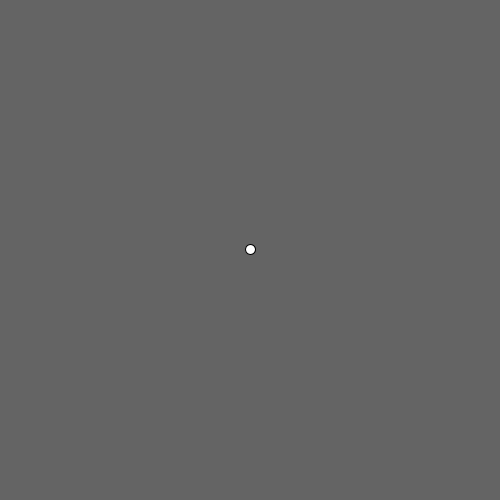
Frame 1 (no input)
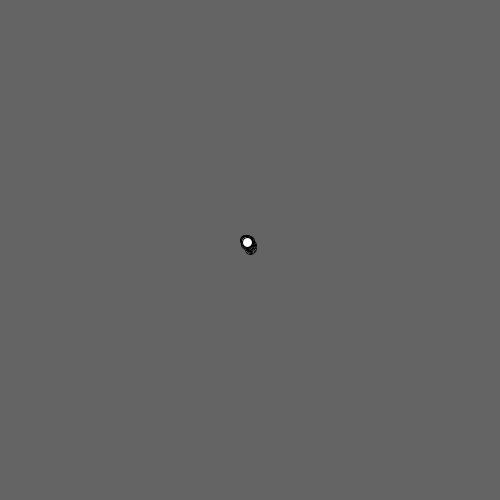
Frame 60 (the mouse pressed at the canvas centre just before this capture)
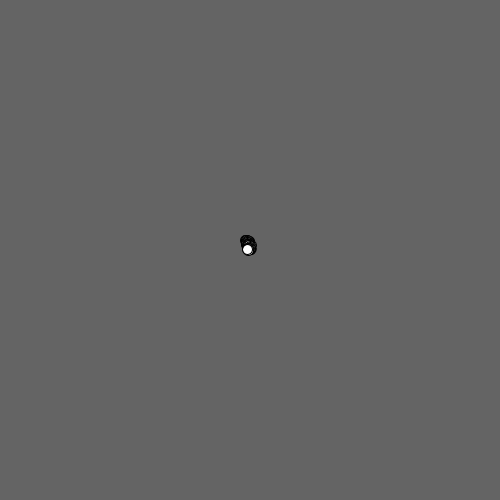
Frame 120 (the mouse held since frame 60 and released just before this capture)

The Processing sketch that drew these frames (run headless with seeded random() and noise(); from frame 60 on, the mouse is pressed at the canvas centre):

// Processing sketch: walker
// ── walker.pde
Walker w;

void setup() {
  size(500, 500);
  background(100);
  w = new Walker();
}

void draw() {
  w.step();
  w.display();
}

class Walker {
  float x;
  float y;

  Walker() {
    x = width/2;
    y = height/2;
  }

  void step() {
    float xS = random(-1, 1); 
    float yS = random(-1, 1); 
    x += xS;
    y += yS;
  }

  void display() {
    stroke(0);
    ellipse(x, y, 10, 10);
  }
}
